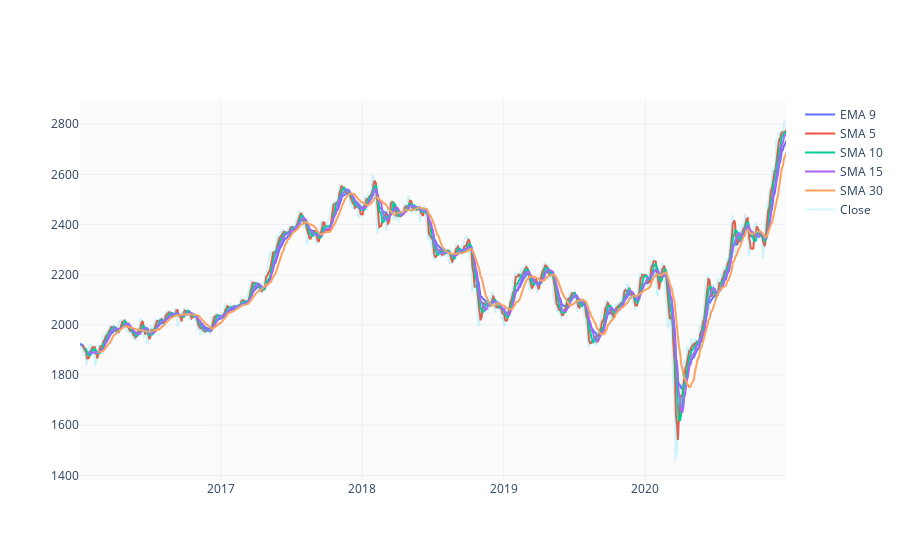

This figure's notebook cell:
### Markdown cell above
#### Moving Averages

I'm calculating few moving averages to be used as features: $SMA_{5}$, $SMA_{10}$, $SMA_{15}$, $SMA_{30}$ and $EMA_{9}$.

### Code cell
df['EMA_9'] = df['Close'].ewm(9).mean().shift()
df['SMA_5'] = df['Close'].rolling(5).mean().shift()
df['SMA_10'] = df['Close'].rolling(10).mean().shift()
df['SMA_15'] = df['Close'].rolling(15).mean().shift()
df['SMA_30'] = df['Close'].rolling(30).mean().shift()

fig = go.Figure()
fig.add_trace(go.Scatter(x=df.Date, y=df.EMA_9, name='EMA 9'))
fig.add_trace(go.Scatter(x=df.Date, y=df.SMA_5, name='SMA 5'))
fig.add_trace(go.Scatter(x=df.Date, y=df.SMA_10, name='SMA 10'))
fig.add_trace(go.Scatter(x=df.Date, y=df.SMA_15, name='SMA 15'))
fig.add_trace(go.Scatter(x=df.Date, y=df.SMA_30, name='SMA 30'))
fig.add_trace(go.Scatter(x=df.Date, y=df.Close, name='Close', opacity=0.2))
fig.show()

### Figure 1 — Plotly figure (JSON) as saved in the notebook; plotly's stock layout.template omitted (floating-point values rounded to 4 significant figures; data arrays with more than 128 entries replaced by an {"elided": "..."} marker saying what was removed)
{"data": [{"name": "EMA 9", "type": "scatter", "x": {"elided": "1226 str values"}, "y": {"elided": "1226 float values"}}, {"name": "SMA 5", "type": "scatter", "x": {"elided": "1226 str values"}, "y": {"elided": "1226 float values"}}, {"name": "SMA 10", "type": "scatter", "x": {"elided": "1226 str values"}, "y": {"elided": "1226 float values"}}, {"name": "SMA 15", "type": "scatter", "x": {"elided": "1226 str values"}, "y": {"elided": "1226 float values"}}, {"name": "SMA 30", "type": "scatter", "x": {"elided": "1226 str values"}, "y": {"elided": "1226 float values"}}, {"name": "Close", "opacity": 0.2, "type": "scatter", "x": {"elided": "1226 str values"}, "y": {"elided": "1226 float values"}}], "layout": {}}
